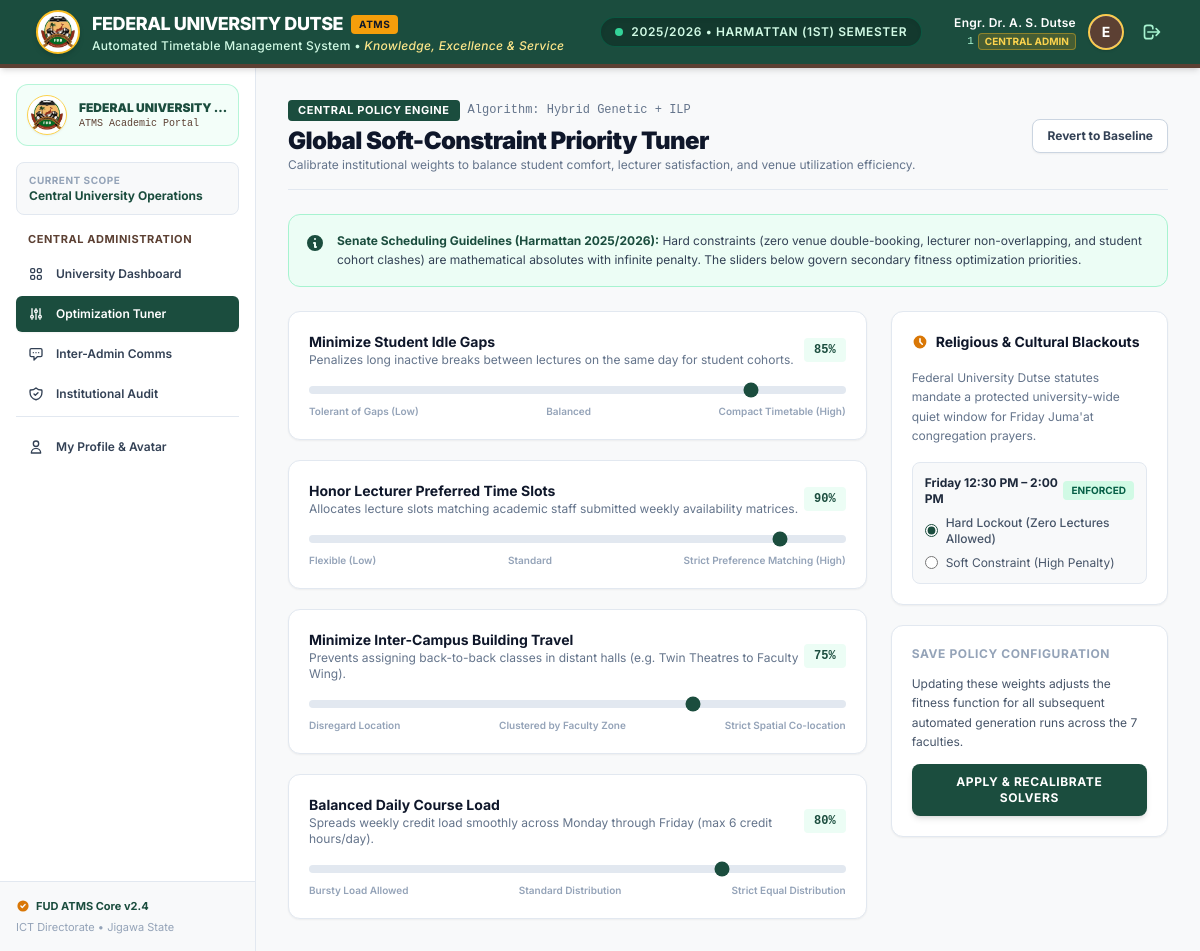
Page /central/optimization/ (signed in) on the committed database.
### timetable/models.py (models this page shows, shortened)
class AcademicSession(models.Model):
    name = models.CharField(max_length=16, unique=True, help_text="e.g. 2025/2026")
    is_current = models.BooleanField(default=False)
    class Meta:
        ordering = ['-name']

class User(AbstractUser):
    class Role(models.TextChoices):
        CENTRAL_ADMIN = 'CENTRAL_ADMIN', 'Central Administrator'
        FACULTY_ADMIN = 'FACULTY_ADMIN', 'Faculty Timetable Officer'
        LECTURER = 'LECTURER', 'Academic Staff / Lecturer'
        STUDENT = 'STUDENT', 'Undergraduate Student'
    LEVEL_CHOICES = [(l, f"{l} Level") for l in (100, 200, 300, 400, 500)]
    institutional_id = models.CharField(max_length=64, unique=True, db_index=True)
    role = models.CharField(max_length=20, choices=Role.choices, db_index=True)
    faculty = models.ForeignKey(Faculty, null=True, blank=True, on_delete=models.PROTECT, related_name='users')
    department = models.ForeignKey(Department, null=True, blank=True, on_delete=models.PROTECT, related_name='users')
    level = models.PositiveSmallIntegerField(null=True, blank=True, choices=LEVEL_CHOICES)
    profile_picture = models.ImageField(upload_to=user_profile_pic_path, null=True, blank=True)
    failed_login_count = models.PositiveIntegerField(default=0)
    locked_until = models.DateTimeField(null=True, blank=True)
    objects = CustomUserManager()
    USERNAME_FIELD = 'institutional_id'
    REQUIRED_FIELDS = ['first_name', 'last_name', 'email']
    @property
    def name(self):
        full = self.get_full_name().strip()
        return full if full else self.institutional_id
    @property
    def avatar_url(self):
        if self.profile_picture and hasattr(self.profile_picture, 'url'):
            try:
                return self.profile_picture.url
            except ValueError:
                return None
        return None

### timetable/views.py (the view, shortened to what this page needs)
# urls.py: path('central/optimization/', views.central_optimization_tuner, name='central_optimization'),
@role_required([User.Role.CENTRAL_ADMIN])
def central_optimization_tuner(request):
    setting, _ = OptimizationSetting.objects.get_or_create(id=1)
    return render(request, 'central_admin/optimization_tuner.html', {'setting': setting})

### templates/central_admin/optimization_tuner.html (shortened to what this page needs)
{% extends 'base.html' %}
{% load static %}
{% block page_header %}
<div class="flex flex-col sm:flex-row sm:items-center sm:justify-between pb-4 border-b border-[#E2E8F0] gap-4">
  <div>
    <div class="flex items-center space-x-2">
      <span class="px-2.5 py-0.5 text-[11px] font-bold uppercase tracking-wider bg-[#1B4D3E] text-white rounded">
        Central Policy Engine
      </span>
      <span class="text-xs text-slate-500 font-mono">Algorithm: Hybrid Genetic + ILP</span>
    </div>
    <h1 class="text-2xl font-black text-slate-900 tracking-tight mt-1">
      Global Soft-Constraint Priority Tuner
    </h1>
    <p class="text-xs text-slate-500">
      Calibrate institutional weights to balance student comfort, lecturer satisfaction, and venue utilization efficiency.
    </p>
  </div>
  <div class="flex items-center space-x-3">
    <button type="button"
            onclick="showConfirmModal({
              title: 'Reset Optimization Weights',
              message: 'Are you sure you want to revert all soft-constraint weights to Federal University Dutse Senate baseline parameters?',
              actionUrl: '/central/optimization/reset/',
              buttonText: 'Reset to Senate Baseline',
              buttonClass: 'px-4 py-2 text-xs font-semibold text-white bg-slate-700 hover:bg-slate-800 rounded-lg shadow'
            })"
            class="px-3.5 py-2 text-xs font-bold text-slate-700 bg-white border border-slate-300 hover:bg-slate-50 rounded-lg shadow-sm transition">
      Revert to Baseline
    </button>
  </div>
</div>
{% endblock %}
{% block content %}
<form method="POST" action="/central/optimization/" class="space-y-6">
  <div class="p-4 rounded-xl bg-emerald-50 border border-emerald-200 text-xs text-slate-700 flex items-start space-x-3">
    <svg class="w-5 h-5 text-[#1B4D3E] flex-shrink-0 mt-0.5" fill="currentColor" viewBox="0 0 20 20">
      <path fill-rule="evenodd" d="M18 10a8 8 0 11-16 0 8 8 0 0116 0zm-7-4a1 1 0 11-2 0 1 1 0 012 0zM9 9a1 1 0 000 2v3a1 1 0 001 1h1a1 1 0 100-2v-3a1 1 0 00-1-1H9z" clip-rule="evenodd"/>
    </svg>
    <div class="leading-relaxed">
      <strong class="font-bold text-[#1B4D3E]">Senate Scheduling Guidelines (Harmattan 2025/2026):</strong>
      Hard constraints (zero venue double-booking, lecturer non-overlapping, and student cohort clashes) are mathematical absolutes with infinite penalty. The sliders below govern secondary fitness optimization priorities.
    </div>
  </div>
  <div class="grid grid-cols-1 lg:grid-cols-3 gap-6">
    <div class="lg:col-span-2 space-y-5">
      <div class="bg-white p-5 rounded-xl border border-[#E2E8F0] shadow-sm">
        <div class="flex items-center justify-between mb-2">
          <div>
            <h3 class="text-sm font-bold text-slate-900">Minimize Student Idle Gaps</h3>
            <p class="text-xs text-slate-500">Penalizes long inactive breaks between lectures on the same day for student cohorts.</p>
          </div>
          <span id="val_student_gap" class="px-2.5 py-1 rounded bg-emerald-50 text-[#1B4D3E] font-mono font-bold text-xs">85%</span>
        </div>
        <input type="range" name="weight_student_gap" min="10" max="100" value="85"
               oninput="document.getElementById('val_student_gap').textContent = this.value + '%'"
               class="w-full h-2 bg-slate-200 rounded-lg appearance-none cursor-pointer accent-[#1B4D3E]">
        <div class="flex justify-between text-[10px] text-slate-400 font-semibold mt-1">
          <span>Tolerant of Gaps (Low)</span>
          <span>Balanced</span>
          <span>Compact Timetable (High)</span>
        </div>
      </div>
      <div class="bg-white p-5 rounded-xl border border-[#E2E8F0] shadow-sm">
        <div class="flex items-center justify-between mb-2">
          <div>
            <h3 class="text-sm font-bold text-slate-900">Honor Lecturer Preferred Time Slots</h3>
            <p class="text-xs text-slate-500">Allocates lecture slots matching academic staff submitted weekly availability matrices.</p>
          </div>
          <span id="val_lecturer_pref" class="px-2.5 py-1 rounded bg-emerald-50 text-[#1B4D3E] font-mono font-bold text-xs">90%</span>
        </div>
        <input type="range" name="weight_lecturer_pref" min="10" max="100" value="90"
               oninput="document.getElementById('val_lecturer_pref').textContent = this.value + '%'"
               class="w-full h-2 bg-slate-200 rounded-lg appearance-none cursor-pointer accent-[#1B4D3E]">
        <div class="flex justify-between text-[10px] text-slate-400 font-semibold mt-1">
          <span>Flexible (Low)</span>
          <span>Standard</span>
          <span>Strict Preference Matching (High)</span>
        </div>
      </div>
      <div class="bg-white p-5 rounded-xl border border-[#E2E8F0] shadow-sm">
        <div class="flex items-center justify-between mb-2">
          <div>
            <h3 class="text-sm font-bold text-slate-900">Minimize Inter-Campus Building Travel</h3>
            <p class="text-xs text-slate-500">Prevents assigning back-to-back classes in distant halls (e.g. Twin Theatres to Faculty Wing).</p>
          </div>
          <span id="val_travel_dist" class="px-2.5 py-1 rounded bg-emerald-50 text-[#1B4D3E] font-mono font-bold text-xs">75%</span>
        </div>
        <input type="range" name="weight_travel_dist" min="10" max="100" value="75"
               oninput="document.getElementById('val_travel_dist').textContent = this.value + '%'"
               class="w-full h-2 bg-slate-200 rounded-lg appearance-none cursor-pointer accent-[#1B4D3E]">
        <div class="flex justify-between text-[10px] text-slate-400 font-semibold mt-1">
          <span>Disregard Location</span>
          <span>Clustered by Faculty Zone</span>
          <span>Strict Spatial Co-location</span>
        </div>
      </div>
      <div class="bg-white p-5 rounded-xl border border-[#E2E8F0] shadow-sm">
        <div class="flex items-center justify-between mb-2">
          <div>
            <h3 class="text-sm font-bold text-slate-900">Balanced Daily Course Load</h3>
            <p class="text-xs text-slate-500">Spreads weekly credit load smoothly across Monday through Friday (max 6 credit hours/day).</p>
          </div>
          <span id="val_load_dist" class="px-2.5 py-1 rounded bg-emerald-50 text-[#1B4D3E] font-mono font-bold text-xs">80%</span>
        </div>
        <input type="range" name="weight_load_dist" min="10" max="100" value="80"
               oninput="document.getElementById('val_load_dist').textContent = this.value + '%'"
               class="w-full h-2 bg-slate-200 rounded-lg appearance-none cursor-pointer accent-[#1B4D3E]">
        <div class="flex justify-between text-[10px] text-slate-400 font-semibold mt-1">
          <span>Bursty Load Allowed</span>
          <span>Standard Distribution</span>
          <span>Strict Equal Distribution</span>
        </div>
      </div>
    </div>
    <div class="space-y-5">
      <div class="bg-white p-5 rounded-xl border border-[#E2E8F0] shadow-sm space-y-4">
        <h3 class="text-sm font-bold text-slate-900 flex items-center space-x-2">
          <svg class="w-4 h-4 text-amber-600" fill="currentColor" viewBox="0 0 20 20"><path fill-rule="evenodd" d="M10 18a8 8 0 100-16 8 8 0 000 16zm1-12a1 1 0 10-2 0v4a1 1 0 00.293.707l2.828 2.829a1 1 0 101.415-1.415L11 9.586V6z" clip-rule="evenodd"/></svg>
          <span>Religious & Cultural Blackouts</span>
        </h3>
        <p class="text-xs text-slate-500 leading-relaxed">
          Federal University Dutse statutes mandate a protected university-wide quiet window for Friday Juma'at congregation prayers.
        </p>
        <div class="p-3 bg-[#F8F9FA] rounded-lg border border-slate-200 space-y-2">
          <div class="flex items-center justify-between">
            <span class="text-xs font-bold text-slate-800">Friday 12:30 PM – 2:00 PM</span>
            <span class="px-2 py-0.5 rounded text-[10px] font-bold uppercase bg-emerald-100 text-emerald-800">Enforced</span>
          </div>
          <div class="flex items-center space-x-2 text-xs text-slate-600">
            <input type="radio" id="friday_hard" name="friday_lockout_type" value="HARD" checked class="accent-[#1B4D3E]">
            <label for="friday_hard" class="font-medium">Hard Lockout (Zero Lectures Allowed)</label>
          </div>
          <div class="flex items-center space-x-2 text-xs text-slate-600">
            <input type="radio" id="friday_soft" name="friday_lockout_type" value="SOFT" class="accent-[#1B4D3E]">
            <label for="friday_soft">Soft Constraint (High Penalty)</label>
          </div>
        </div>
      </div>
      <div class="bg-white p-5 rounded-xl border border-[#E2E8F0] shadow-sm space-y-3">
        <h4 class="text-xs font-bold uppercase tracking-wider text-slate-400">Save Policy Configuration</h4>
        <p class="text-xs text-slate-600 leading-relaxed">
          Updating these weights adjusts the fitness function for all subsequent automated generation runs across the 7 faculties.
        </p>
        <button type="submit"
                class="w-full py-2.5 px-4 rounded-lg bg-[#1B4D3E] hover:bg-[#13392E] text-white font-bold text-xs uppercase tracking-wider shadow-md transition">
          Apply & Recalibrate Solvers
        </button>
      </div>
    </div>
  </div>
</form>
{% endblock %}

### templates/components/topbar.html (shortened to what this page needs)
{% load static %}
<header class="bg-[#1B4D3E] text-white border-b-4 border-[#5C4033] shadow-md sticky top-0 z-30">
  <div class="max-w-7xl mx-auto px-4 sm:px-6 lg:px-8">
    <div class="flex items-center justify-between h-16">
      <div class="flex items-center space-x-3">
        <a href="/" class="flex items-center space-x-3 group focus:outline-none focus:ring-2 focus:ring-amber-400 rounded-lg p-1">
          <div class="w-11 h-11 rounded-full bg-white flex items-center justify-center p-0.5 shadow-md border-2 border-amber-400 overflow-hidden flex-shrink-0">
            <img src="{% static 'img/fud-logo.png' %}" alt="Federal University Dutse Emblem" class="w-full h-full object-contain" />
          </div>
          <div>
            <div class="flex items-center space-x-2">
              <span class="font-extrabold tracking-tight text-lg text-white group-hover:text-amber-200 transition-colors">
                FEDERAL UNIVERSITY DUTSE
              </span>
              <span class="hidden sm:inline-block px-2 py-0.5 text-[10px] uppercase font-bold tracking-wider bg-amber-500 text-slate-900 rounded">
                ATMS
              </span>
            </div>
            <p class="text-xs text-emerald-100 font-medium tracking-wide">
              Automated Timetable Management System &bull; <span class="italic text-amber-200">Knowledge, Excellence & Service</span>
            </p>
          </div>
        </a>
      </div>
      <div class="hidden md:flex items-center space-x-2 bg-[#13392E] px-3.5 py-1.5 rounded-full border border-emerald-700/50 shadow-inner">
        <span class="inline-block w-2 h-2 rounded-full bg-emerald-400 animate-pulse"></span>
        <span class="text-xs font-semibold text-emerald-100 uppercase tracking-wider">
          {{ ACADEMIC_SESSION }} &bull; {{ ACADEMIC_SEMESTER }}
        </span>
      </div>
      <div class="flex items-center space-x-4">
        <div class="flex items-center space-x-3">
          <a href="{% url 'user_profile' %}" title="View & Edit Profile" class="text-right hidden sm:block group hover:opacity-90 transition">
            <div class="text-xs font-semibold text-white tracking-wide group-hover:text-amber-200 transition-colors">
              {{ user.name|default:"FUD Member" }}
            </div>
            <div class="flex items-center justify-end space-x-1 mt-0.5">
              <span class="text-[11px] text-emerald-200 font-mono">
                {{ user.id|default:"FUD/2024" }}
              </span>
              <span class="px-1.5 py-0.2 bg-amber-500/20 text-amber-300 border border-amber-400/40 rounded text-[10px] font-bold uppercase">
                {% if user.role == 'CENTRAL_ADMIN' %}Central Admin
                {% elif user.role == 'FACULTY_ADMIN' %}Faculty Admin
                {% elif user.role == 'LECTURER' %}Lecturer
                {% elif user.role == 'STUDENT' %}Student
                {% else %}{{ user.role }}
                {% endif %}
              </span>
            </div>
          </a>
          <a href="{% url 'user_profile' %}" title="Manage Profile & Photo" class="relative group focus:outline-none focus:ring-2 focus:ring-amber-400 rounded-full">
            <div class="w-9 h-9 rounded-full overflow-hidden border-2 border-amber-400/80 shadow bg-white flex items-center justify-center">
              {% if user.avatar_url %}
                <img src="{{ user.avatar_url }}" alt="{{ user.name }}" class="w-full h-full object-cover">
              {% else %}
                <div class="w-full h-full bg-[#5C4033] flex items-center justify-center text-white font-bold text-sm">
                  {{ user.name|slice:":1"|default:"F" }}
                </div>
              {% endif %}
            </div>
          </a>
          <form action="/logout/" method="POST" class="inline">
            <button type="submit" title="Secure Logout" class="p-1.5 text-emerald-200 hover:text-white hover:bg-[#13392E] rounded-md transition focus:outline-none focus:ring-2 focus:ring-amber-400">
              <svg class="w-5 h-5" fill="none" stroke="currentColor" viewBox="0 0 24 24">
                <path stroke-linecap="round" stroke-linejoin="round" stroke-width="2" d="M17 16l4-4m0 0l-4-4m4 4H7m6 4v1a3 3 0 01-3 3H6a3 3 0 01-3-3V7a3 3 0 013-3h4a3 3 0 013 3v1" />
              </svg>
            </button>
          </form>
        </div>
      </div>
    </div>
  </div>
</header>

### rows in the picture
AcademicSession: name "2025/2026"
User: name "Engr. Dr. A. S. Dutse", id "1", name "E"

### other values in the picture
{{ ACADEMIC_SEMESTER }} "HARMATTAN (1ST) SEMESTER"
